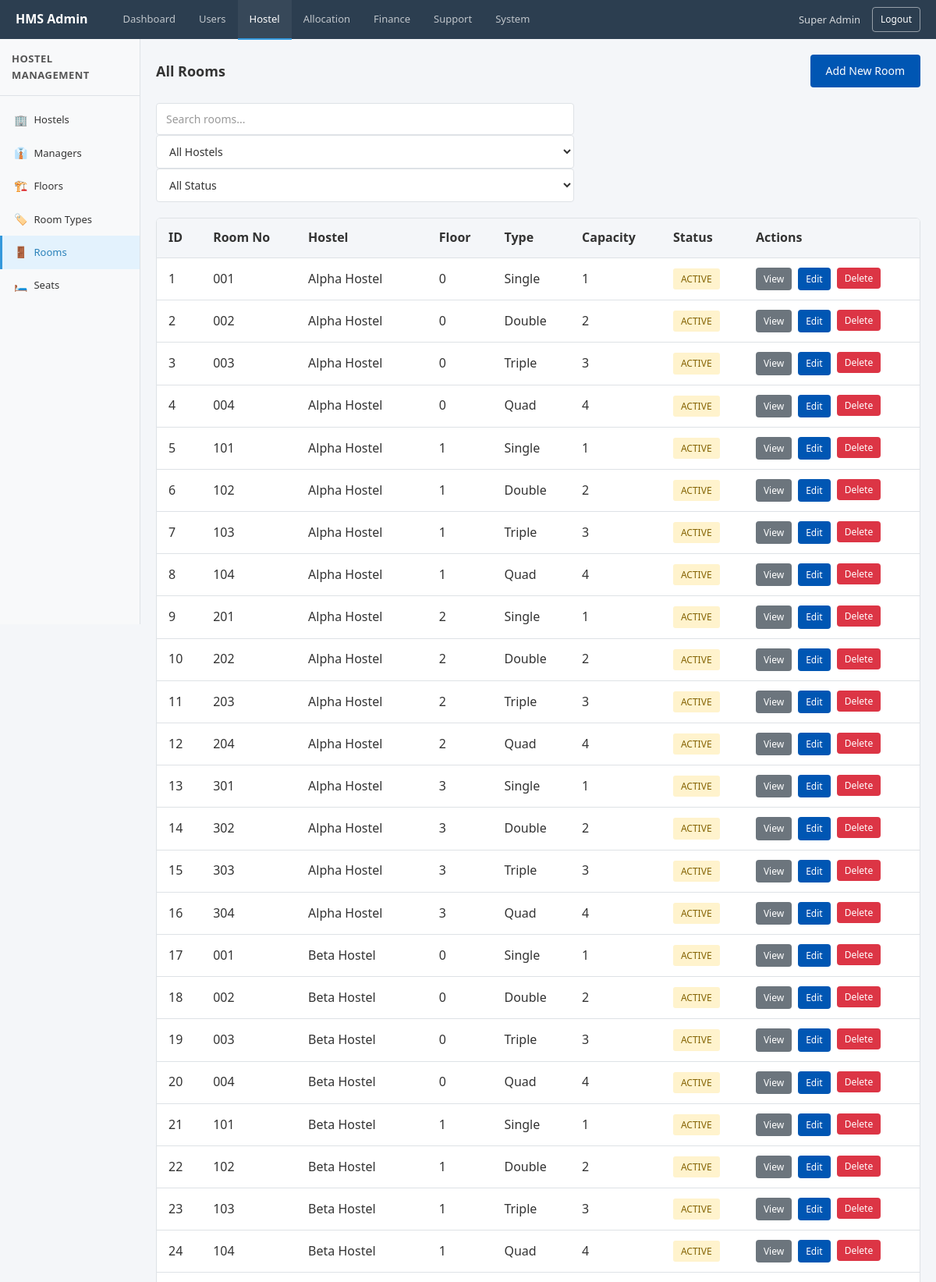
Page /index.php?page=admin_rooms (signed in, upper part) on the committed database.
### tables this page shows
CREATE TABLE `rooms` (
  `id` bigint UNSIGNED NOT NULL,
  `floor_id` bigint UNSIGNED NOT NULL,
  `room_type_id` bigint UNSIGNED NOT NULL,
  `room_no` varchar(30) NOT NULL,
  `capacity` int NOT NULL,
  `status` enum('ACTIVE','MAINTENANCE','INACTIVE') NOT NULL DEFAULT 'ACTIVE',
  `created_at` datetime NOT NULL DEFAULT CURRENT_TIMESTAMP
);

CREATE TABLE `hostels` (
  `id` bigint UNSIGNED NOT NULL,
  `name` varchar(120) NOT NULL,
  `code` varchar(50) NOT NULL,
  `address` text,
  `status` enum('ACTIVE','INACTIVE') NOT NULL DEFAULT 'ACTIVE',
  `created_at` datetime NOT NULL DEFAULT CURRENT_TIMESTAMP,
  `updated_at` datetime NOT NULL DEFAULT CURRENT_TIMESTAMP ON UPDATE CURRENT_TIMESTAMP
);

CREATE TABLE `floors` (
  `id` bigint UNSIGNED NOT NULL,
  `hostel_id` bigint UNSIGNED NOT NULL,
  `floor_no` int NOT NULL,
  `label` varchar(50) DEFAULT NULL,
  `created_at` datetime NOT NULL DEFAULT CURRENT_TIMESTAMP
);

CREATE TABLE `room_types` (
  `id` bigint UNSIGNED NOT NULL,
  `name` varchar(50) NOT NULL,
  `default_capacity` int NOT NULL,
  `default_fee` decimal(10,2) NOT NULL,
  `description` text
);

### app/Controllers/Admin/AdminRoomController.php (called while the page is built, shortened)
<?php
require_once __DIR__ . '/../../Models/AdminModel.php';
$action = isset($_GET['action']) ? $_GET['action'] : 'rooms';
$data = [];
if ($action === 'view') {
    $id = (int)$_GET['id'];
    $data['room'] = getRoomById($id);
    $data['seats'] = getSeatsByRoom($id);
    $pageTitle = 'View Room';
} elseif ($action === 'add') {
    $pageTitle = 'Add New Room';
    $data['hostels'] = getAllHostels();
    $data['floors'] = getAllFloors();
    $data['room_types'] = getAllRoomTypes();
} else {
    $data['rooms'] = getAllRooms();
    $data['floors'] = getAllFloors();
    $data['room_types'] = getAllRoomTypes();
}
require_once __DIR__ . '/../../Views/Admin/RoomView.php';

### app/Models/AdminModel.php (called while the page is built, shortened)
<?php
function getAllFloors() {
    $conn = dbConnect();
    $sql = "SELECT f.*, h.name as hostel_name
            FROM floors f
            JOIN hostels h ON f.hostel_id = h.id
            ORDER BY h.name, f.floor_no";
    $result = mysqli_query($conn, $sql);
    $floors = mysqli_fetch_all($result, MYSQLI_ASSOC);
    return $floors;
}
function getAllRoomTypes() {
    $conn = dbConnect();
    $sql = "SELECT * FROM room_types ORDER BY name";
    $result = mysqli_query($conn, $sql);
    $roomTypes = mysqli_fetch_all($result, MYSQLI_ASSOC);
    return $roomTypes;
}
function getAllRooms() {
    $conn = dbConnect();
    $sql = "SELECT r.*, f.floor_no, f.label as floor_label, h.name as hostel_name, rt.name as room_type_name
            FROM rooms r
            JOIN floors f ON r.floor_id = f.id
            JOIN hostels h ON f.hostel_id = h.id
            JOIN room_types rt ON r.room_type_id = rt.id
            ORDER BY h.name, f.floor_no, r.room_no";
    $result = mysqli_query($conn, $sql);
    $rooms = mysqli_fetch_all($result, MYSQLI_ASSOC);
    return $rooms;
}

### app/Views/Admin/RoomView.php (the view, shortened to what this page needs)
<!DOCTYPE html>
<html lang="en">
<head>
    <link rel="stylesheet" href="public/assets/css/style.css">
    <link rel="stylesheet" href="app/Views/Admin/css/admin.css">
</head>
<body>
    <?php include __DIR__ . '/partials/header.php'; ?>
    <div class="admin-layout">
        <?php include __DIR__ . '/partials/sidebar.php'; ?>
        <main class="admin-main">
            <div class="admin-content">
                <?php if ($action === 'add'): ?>
                    <div class="breadcrumb">
                        <a href="index.php?page=admin_rooms">Rooms</a>
                        <span>/</span>
                        <span class="current">Add New Room</span>
                    </div>
                    <div class="form-card">
                        <h3>Add New Room</h3>
                        <form action="index.php?page=admin_rooms" method="POST">
                            <input type="hidden" name="form_action" value="create_room">
                            <div class="form-row">
                                <div class="form-group">
                                    <label for="hostel_id">Hostel <span class="required">*</span></label>
                                    <select id="hostel_id" name="hostel_id" class="form-control" required>
                                        <option value="">Select Hostel</option>
                                        <?php if (!empty($data['hostels'])): ?>
                                            <?php foreach ($data['hostels'] as $hostel): ?>
                                                <option value="<?php echo (int)$hostel['id']; ?>">
                                                    <?php echo htmlspecialchars($hostel['name']); ?>
                                                </option>
                                            <?php endforeach; ?>
                                        <?php endif; ?>
                                    </select>
                                </div>
                                <div class="form-group">
                                    <label for="floor_id">Floor <span class="required">*</span></label>
                                    <select id="floor_id" name="floor_id" class="form-control" required disabled>
                                        <option value="">Select Hostel First</option>
                                    </select>
                                    <span class="form-hint">Select a hostel to load available floors</span>
                                </div>
                            </div>
                            <div class="form-row">
                                <div class="form-group">
                                    <label for="room_no">Room Number <span class="required">*</span></label>
                                    <input type="text" id="room_no" name="room_no" class="form-control" required placeholder="e.g., 101, A-101">
                                    <span class="form-hint">Auto-generated when floor is selected. You can modify if needed.</span>
                                </div>
                                <div class="form-group">
                                    <label for="room_type_id">Room Type <span class="required">*</span></label>
                                    <select id="room_type_id" name="room_type_id" class="form-control" required>
                                        <option value="">Select Type</option>
                                        <?php if (!empty($data['room_types'])): ?>
                                            <?php foreach ($data['room_types'] as $type): ?>
                                                <option value="<?php echo (int)$type['id']; ?>" data-capacity="<?php echo (int)$type['default_capacity']; ?>">
                                                    <?php echo htmlspecialchars($type['name']); ?> (Capacity: <?php echo (int)$type['default_capacity']; ?>)
                                                </option>
                                            <?php endforeach; ?>
                                        <?php endif; ?>
                                    </select>
                                </div>
                            </div>
                            <div class="form-row">
                                <div class="form-group">
                                    <label for="capacity">Capacity <span class="required">*</span></label>
                                    <input type="number" id="capacity" name="capacity" class="form-control" required min="1" max="10">
                                    <span class="form-hint">Auto-filled from room type. You can adjust if needed.</span>
                                </div>
                                <div class="form-group">
                                    <label for="status">Status <span class="required">*</span></label>
                                    <select id="status" name="status" class="form-control" required>
                                        <option value="ACTIVE" selected>Active</option>
                                        <option value="INACTIVE">Inactive</option>
                                        <option value="MAINTENANCE">Maintenance</option>
                                    </select>
                                </div>
                            </div>
                            <div class="form-actions">
                                <button type="submit" class="btn btn-primary">Create Room</button>
                                <a href="index.php?page=admin_rooms" class="btn btn-secondary">Cancel</a>
                            </div>
                        </form>
                    </div>
                <?php else: ?>
                    <div class="page-header">
                        <h2>All Rooms</h2>
                        <a href="index.php?page=admin_rooms&action=add" class="btn btn-primary">Add New Room</a>
                    </div>
                    <div class="filter-bar">
                        <div class="filter-form">
                            <input type="text" id="roomSearch" class="form-control" placeholder="Search rooms..." data-table-search="roomsTable">
                            <select id="hostelFilter" class="form-control" data-filter-table="roomsTable" data-filter-column="2">
                                <option value="">All Hostels</option>
                            </select>
                            <select id="statusFilter" class="form-control" data-filter-table="roomsTable" data-filter-column="6">
                                <option value="">All Status</option>
                            </select>
                        </div>
                    </div>
                    <div class="table-card">
                        <div class="table-responsive">
                            <table class="table" id="roomsTable">
                                <thead>
                                    <tr>
                                        <th>ID</th>
                                        <th>Room No</th>
                                        <th>Hostel</th>
                                        <th>Floor</th>
                                        <th>Type</th>
                                        <th>Capacity</th>
                                        <th>Status</th>
                                        <th>Actions</th>
                                    </tr>
                                </thead>
                                <tbody>
                                    <?php if (!empty($data['rooms'])): ?>
                                        <?php foreach ($data['rooms'] as $room): ?>
                                            <tr>
                                                <td><?php echo (int)$room['id']; ?></td>
                                                <td><?php echo htmlspecialchars($room['room_no']); ?></td>
                                                <td><?php echo htmlspecialchars($room['hostel_name'] ?? ''); ?></td>
                                                <td><?php echo (int)($room['floor_no'] ?? 0); ?></td>
                                                <td><?php echo htmlspecialchars($room['room_type_name'] ?? ''); ?></td>
                                                <td><?php echo (int)$room['capacity']; ?></td>
                                                <td>
                                                    <?php
                                                    $statusClass = 'badge-warning';
                                                    ?>
                                                    <span class="badge <?php echo $statusClass; ?>">
                                                        <?php echo htmlspecialchars($room['status']); ?>
                                                    </span>
                                                </td>
                                                <td>
                                                    <div class="action-btns">
                                                        <a href="index.php?page=admin_rooms&action=view&id=<?php echo (int)$room['id']; ?>" class="btn btn-sm btn-secondary">View</a>
                                                        <a href="index.php?page=admin_rooms&action=edit&id=<?php echo (int)$room['id']; ?>" class="btn btn-sm btn-primary">Edit</a>
                                                        <form action="index.php?page=admin_rooms" method="POST" style="display:inline;" onsubmit="return confirm('Delete this room?');">
                                                            <button type="submit" class="btn btn-sm btn-danger">Delete</button>
                                                        </form>
                                                    </div>
                                                </td>
                                            </tr>
                                        <?php endforeach; ?>
                                    <?php else: ?>
                                        <tr>
                                            <td colspan="8" class="empty-state">No rooms found</td>
                                        </tr>
                                    <?php endif; ?>
                                </tbody>
                            </table>
                        </div>
                    </div>
                <?php endif; ?>
            </div>
        </main>
    </div>
</body>
</html>

### public/assets/css/style.css (style rules this page uses)
:root { --primary: #0056b3; --primary-hover: #004494; --background: #f4f6f9; --surface: #ffffff; --text-primary: #333333; --text-secondary: #555555; --border: #dee2e6; --success: #28a745; --error: #dc3545; --warning: #ffc107; --shadow: 0 2px 4px rgba(0, 0, 0, 0.1); }
* { margin: 0; padding: 0; box-sizing: border-box; }
body { font-family: 'Segoe UI', Tahoma, Geneva, Verdana, sans-serif; background-color: var(--background); color: var(--text-primary); line-height: 1.6; min-height: 100vh; }
h1, h2, h3, h4, h5, h6 { color: var(--text-primary); margin-bottom: 15px; font-weight: 600; }
h2 { font-size: 24px; }
.form-control { width: 100%; padding: 10px 12px; font-family: inherit; font-size: 14px; color: var(--text-primary); background-color: var(--surface); border: 1px solid var(--border); border-radius: 4px; }
.form-control::placeholder { color: #999; }
select.form-control { cursor: pointer; }
.btn { display: inline-block; padding: 10px 20px; font-family: inherit; font-size: 14px; font-weight: 500; text-align: center; border: none; border-radius: 4px; cursor: pointer; }
.btn-primary { background-color: var(--primary); color: #ffffff; }
.btn-secondary { background-color: #6c757d; color: #ffffff; }
.btn-danger { background-color: var(--error); color: #ffffff; }
.table-responsive { overflow-x: auto; }
.table { width: 100%; border-collapse: collapse; background: var(--surface); }
.table th, .table td { padding: 12px 15px; text-align: left; border-bottom: 1px solid var(--border); }
.table th { background-color: var(--background); font-weight: 600; color: var(--text-primary); }
.badge { display: inline-block; padding: 4px 10px; font-size: 12px; font-weight: 500; border-radius: 3px; }
.badge-warning { background-color: #fff3cd; color: #856404; }

### app/Views/Admin/css/admin.css (style rules this page uses)
.admin-layout { display: flex; padding-top: 50px; min-height: 100vh; }
.admin-main { flex: 1; margin-left: 180px; background-color: var(--background); min-height: calc(100vh - 50px); }
.admin-content { padding: 20px; }
.page-header { display: flex; justify-content: space-between; align-items: center; margin-bottom: 20px; }
.page-header h2 { margin: 0; font-size: 18px; }
.table-card { background: var(--surface); border: 1px solid var(--border); border-radius: 6px; overflow: hidden; }
.action-btns { display: flex; gap: 8px; }
.btn-sm { padding: 5px 10px; font-size: 12px; }
.filter-bar { display: flex; gap: 15px; margin-bottom: 20px; flex-wrap: wrap; align-items: center; }
.filter-bar select { min-width: 150px; }

### rows in the picture
rooms: id "1", room_no "001", hostels.name "Alpha Hostel", floor.floor_no "0", room_type.name "Single", capacity "1", status "ACTIVE"
rooms: id "2", room_no "002", hostels.name "Alpha Hostel", floor.floor_no "0", room_type.name "Double", capacity "2", status "ACTIVE"
rooms: id "3", room_no "003", hostels.name "Alpha Hostel", floor.floor_no "0", room_type.name "Triple", capacity "3", status "ACTIVE"
rooms: id "4", room_no "004", hostels.name "Alpha Hostel", floor.floor_no "0", room_type.name "Quad", capacity "4", status "ACTIVE"
rooms: id "5", room_no "101", hostels.name "Alpha Hostel", floor.floor_no "1", room_type.name "Single", capacity "1", status "ACTIVE"
rooms: id "6", room_no "102", hostels.name "Alpha Hostel", floor.floor_no "1", room_type.name "Double", capacity "2", status "ACTIVE"
rooms: id "7", room_no "103", hostels.name "Alpha Hostel", floor.floor_no "1", room_type.name "Triple", capacity "3", status "ACTIVE"
rooms: id "8", room_no "104", hostels.name "Alpha Hostel", floor.floor_no "1", room_type.name "Quad", capacity "4", status "ACTIVE"
rooms: id "9", room_no "201", hostels.name "Alpha Hostel", floor.floor_no "2", room_type.name "Single", capacity "1", status "ACTIVE"
rooms: id "10", room_no "202", hostels.name "Alpha Hostel", floor.floor_no "2", room_type.name "Double", capacity "2", status "ACTIVE"
rooms: id "11", room_no "203", hostels.name "Alpha Hostel", floor.floor_no "2", room_type.name "Triple", capacity "3", status "ACTIVE"
rooms: id "12", room_no "204", hostels.name "Alpha Hostel", floor.floor_no "2", room_type.name "Quad", capacity "4", status "ACTIVE"
rooms: id "13", room_no "301", hostels.name "Alpha Hostel", floor.floor_no "3", room_type.name "Single", capacity "1", status "ACTIVE"
rooms: id "14", room_no "302", hostels.name "Alpha Hostel", floor.floor_no "3", room_type.name "Double", capacity "2", status "ACTIVE"
rooms: id "15", room_no "303", hostels.name "Alpha Hostel", floor.floor_no "3", room_type.name "Triple", capacity "3", status "ACTIVE"
rooms: id "16", room_no "304", hostels.name "Alpha Hostel", floor.floor_no "3", room_type.name "Quad", capacity "4", status "ACTIVE"
rooms: id "17", room_no "001", hostels.name "Beta Hostel", floor.floor_no "0", room_type.name "Single", capacity "1", status "ACTIVE"
rooms: id "18", room_no "002", hostels.name "Beta Hostel", floor.floor_no "0", room_type.name "Double", capacity "2", status "ACTIVE"
rooms: id "19", room_no "003", hostels.name "Beta Hostel", floor.floor_no "0", room_type.name "Triple", capacity "3", status "ACTIVE"
rooms: id "20", room_no "004", hostels.name "Beta Hostel", floor.floor_no "0", room_type.name "Quad", capacity "4", status "ACTIVE"
rooms: id "21", room_no "101", hostels.name "Beta Hostel", floor.floor_no "1", room_type.name "Single", capacity "1", status "ACTIVE"
rooms: id "22", room_no "102", hostels.name "Beta Hostel", floor.floor_no "1", room_type.name "Double", capacity "2", status "ACTIVE"
rooms: id "23", room_no "103", hostels.name "Beta Hostel", floor.floor_no "1", room_type.name "Triple", capacity "3", status "ACTIVE"
rooms: id "24", room_no "104", hostels.name "Beta Hostel", floor.floor_no "1", room_type.name "Quad", capacity "4", status "ACTIVE"

### other values in the picture
$_SESSION['user_name'] "Super Admin"
$sidebarTitle "HOSTEL MANAGEMENT"
$link['icon'] "🏢"
$link['label'] "Hostels"
$link['icon'] "👔"
$link['label'] "Managers"
$link['icon'] "🏗️"
$link['label'] "Floors"
$link['icon'] "🏷️"
$link['label'] "Room Types"
$link['icon'] "🚪"
$link['label'] "Rooms"
$link['icon'] "🛏️"
$link['label'] "Seats"
